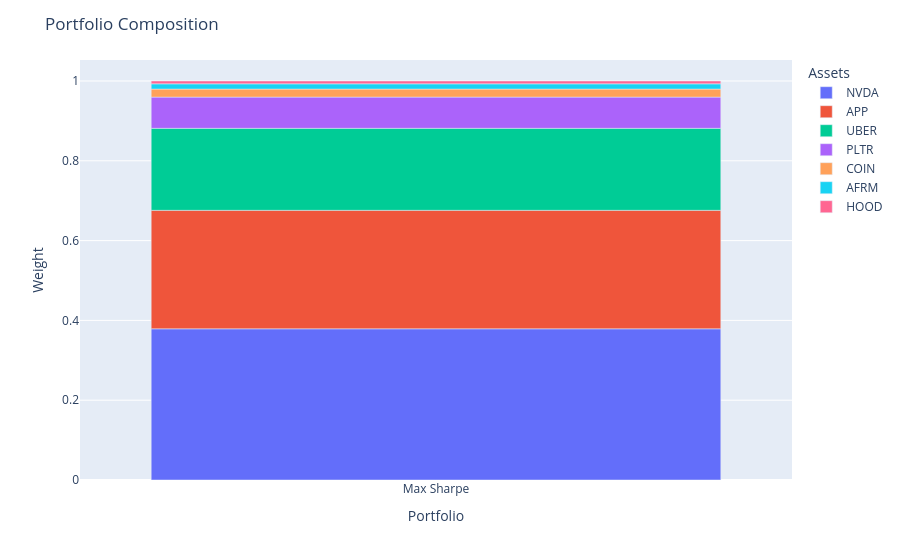

The notebook cell saved with this chart:
### Code cell
pred_model.plot_composition()

### Figure 1 — Plotly figure (JSON) as saved in the notebook; plotly's stock layout.template omitted (floating-point values rounded to 4 significant figures)
{"data": [{"alignmentgroup": "True", "hovertemplate": "asset=NVDA<br>index=%{x}<br>value=%{y}<extra></extra>", "legendgroup": "NVDA", "marker": {"color": "#636efa", "pattern": {"shape": ""}}, "name": "NVDA", "offsetgroup": "NVDA", "orientation": "v", "showlegend": true, "textposition": "auto", "type": "bar", "x": ["Max Sharpe"], "xaxis": "x", "y": [0.3789], "yaxis": "y"}, {"alignmentgroup": "True", "hovertemplate": "asset=APP<br>index=%{x}<br>value=%{y}<extra></extra>", "legendgroup": "APP", "marker": {"color": "#EF553B", "pattern": {"shape": ""}}, "name": "APP", "offsetgroup": "APP", "orientation": "v", "showlegend": true, "textposition": "auto", "type": "bar", "x": ["Max Sharpe"], "xaxis": "x", "y": [0.2969], "yaxis": "y"}, {"alignmentgroup": "True", "hovertemplate": "asset=UBER<br>index=%{x}<br>value=%{y}<extra></extra>", "legendgroup": "UBER", "marker": {"color": "#00cc96", "pattern": {"shape": ""}}, "name": "UBER", "offsetgroup": "UBER", "orientation": "v", "showlegend": true, "textposition": "auto", "type": "bar", "x": ["Max Sharpe"], "xaxis": "x", "y": [0.2055], "yaxis": "y"}, {"alignmentgroup": "True", "hovertemplate": "asset=PLTR<br>index=%{x}<br>value=%{y}<extra></extra>", "legendgroup": "PLTR", "marker": {"color": "#ab63fa", "pattern": {"shape": ""}}, "name": "PLTR", "offsetgroup": "PLTR", "orientation": "v", "showlegend": true, "textposition": "auto", "type": "bar", "x": ["Max Sharpe"], "xaxis": "x", "y": [0.07822], "yaxis": "y"}, {"alignmentgroup": "True", "hovertemplate": "asset=COIN<br>index=%{x}<br>value=%{y}<extra></extra>", "legendgroup": "COIN", "marker": {"color": "#FFA15A", "pattern": {"shape": ""}}, "name": "COIN", "offsetgroup": "COIN", "orientation": "v", "showlegend": true, "textposition": "auto", "type": "bar", "x": ["Max Sharpe"], "xaxis": "x", "y": [0.02018], "yaxis": "y"}, {"alignmentgroup": "True", "hovertemplate": "asset=AFRM<br>index=%{x}<br>value=%{y}<extra></extra>", "legendgroup": "AFRM", "marker": {"color": "#19d3f3", "pattern": {"shape": ""}}, "name": "AFRM", "offsetgroup": "AFRM", "orientation": "v", "showlegend": true, "textposition": "auto", "type": "bar", "x": ["Max Sharpe"], "xaxis": "x", "y": [0.01316], "yaxis": "y"}, {"alignmentgroup": "True", "hovertemplate": "asset=HOOD<br>index=%{x}<br>value=%{y}<extra></extra>", "legendgroup": "HOOD", "marker": {"color": "#FF6692", "pattern": {"shape": ""}}, "name": "HOOD", "offsetgroup": "HOOD", "orientation": "v", "showlegend": true, "textposition": "auto", "type": "bar", "x": ["Max Sharpe"], "xaxis": "x", "y": [0.007069], "yaxis": "y"}], "layout": {"autosize": true, "barmode": "relative", "legend": {"title": {"text": "Assets"}, "tracegroupgap": 0}, "margin": {"t": 60}, "title": {"text": "Portfolio Composition"}, "xaxis": {"anchor": "y", "autorange": true, "domain": [0, 1], "range": [-0.5, 0.5], "title": {"text": "Portfolio"}, "type": "category"}, "yaxis": {"anchor": "x", "autorange": true, "domain": [0, 1], "range": [0, 1.053], "title": {"text": "Weight"}, "type": "linear"}}}
